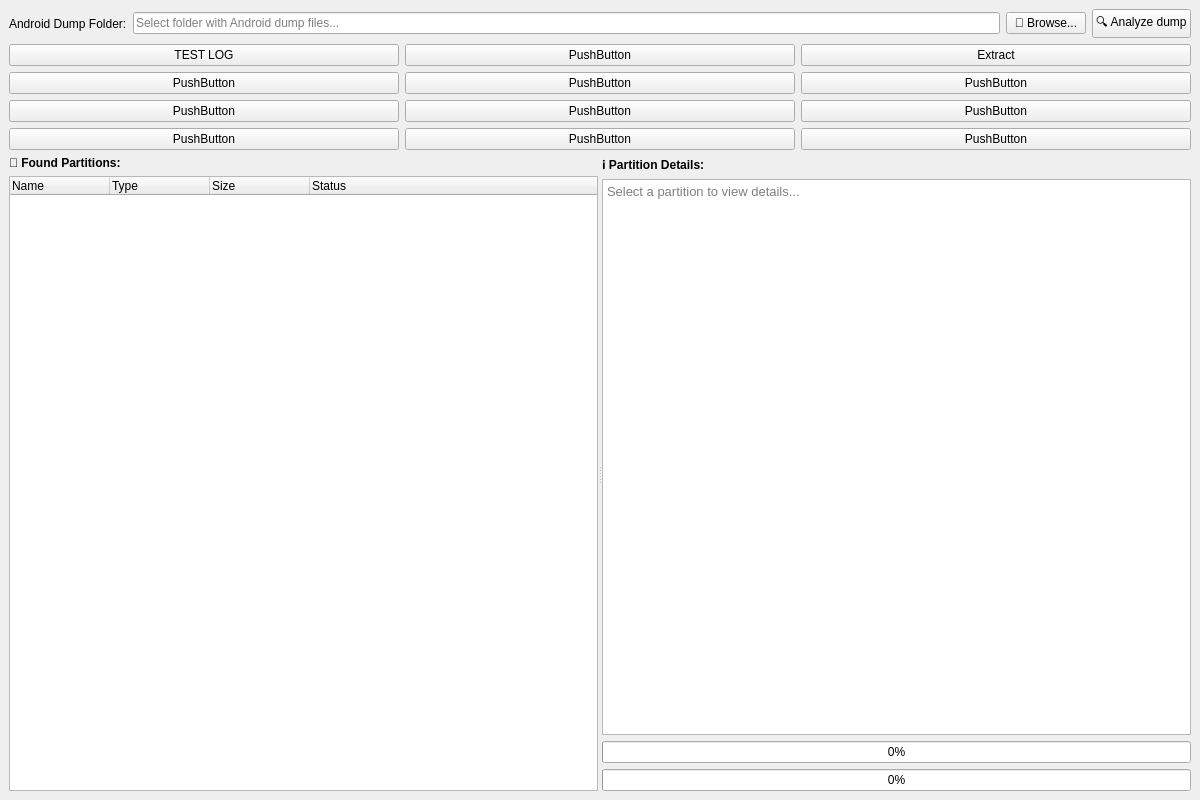
<?xml version="1.0" encoding="UTF-8"?>
<ui version="4.0">
 <class>MainWindow</class>
 <widget class="QMainWindow" name="MainWindow">
  <property name="geometry">
   <rect>
    <x>0</x>
    <y>0</y>
    <width>1200</width>
    <height>800</height>
   </rect>
  </property>
  <property name="windowTitle">
   <string>Android Data Extractor - MTK Specialist</string>
  </property>
  <widget class="QWidget" name="centralwidget">
   <layout class="QVBoxLayout" name="verticalLayout">
    <item>
     <layout class="QHBoxLayout" name="horizontalLayout_4" stretch="0,0,0,0">
      <property name="sizeConstraint">
       <enum>QLayout::SizeConstraint::SetMinimumSize</enum>
      </property>
      <item>
       <widget class="QLabel" name="label">
        <property name="text">
         <string>Android Dump Folder:</string>
        </property>
       </widget>
      </item>
      <item>
       <widget class="QLineEdit" name="directoryEdit">
        <property name="readOnly">
         <bool>true</bool>
        </property>
        <property name="placeholderText">
         <string>Select folder with Android dump files...</string>
        </property>
       </widget>
      </item>
      <item>
       <widget class="QPushButton" name="browseButton">
        <property name="toolTip">
         <string>Select directory containing Android dump files</string>
        </property>
        <property name="text">
         <string>📁 Browse...</string>
        </property>
       </widget>
      </item>
      <item>
       <widget class="QPushButton" name="analyzeButton">
        <property name="toolTip">
         <string>Scan directory for partitions and encryption keys</string>
        </property>
        <property name="text">
         <string>🔍 Analyze dump</string>
        </property>
       </widget>
      </item>
     </layout>
    </item>
    <item>
     <layout class="QGridLayout" name="gridLayout">
      <item row="2" column="0">
       <widget class="QPushButton" name="pushButton_4">
        <property name="text">
         <string>PushButton</string>
        </property>
       </widget>
      </item>
      <item row="3" column="1">
       <widget class="QPushButton" name="pushButton_2">
        <property name="text">
         <string>PushButton</string>
        </property>
       </widget>
      </item>
      <item row="1" column="0">
       <widget class="QPushButton" name="pushButton_7">
        <property name="text">
         <string>PushButton</string>
        </property>
       </widget>
      </item>
      <item row="2" column="2">
       <widget class="QPushButton" name="pushButton_6">
        <property name="text">
         <string>PushButton</string>
        </property>
       </widget>
      </item>
      <item row="3" column="2">
       <widget class="QPushButton" name="pushButton">
        <property name="text">
         <string>PushButton</string>
        </property>
       </widget>
      </item>
      <item row="3" column="0">
       <widget class="QPushButton" name="pushButton_3">
        <property name="text">
         <string>PushButton</string>
        </property>
       </widget>
      </item>
      <item row="2" column="1">
       <widget class="QPushButton" name="pushButton_5">
        <property name="text">
         <string>PushButton</string>
        </property>
       </widget>
      </item>
      <item row="0" column="0">
       <widget class="QPushButton" name="logstd">
        <property name="text">
         <string>TEST LOG</string>
        </property>
       </widget>
      </item>
      <item row="0" column="1">
       <widget class="QPushButton" name="pushButton_9">
        <property name="text">
         <string>PushButton</string>
        </property>
       </widget>
      </item>
      <item row="1" column="1">
       <widget class="QPushButton" name="pushButton_10">
        <property name="text">
         <string>PushButton</string>
        </property>
       </widget>
      </item>
      <item row="0" column="2">
       <widget class="QPushButton" name="btnExportMedia0">
        <property name="text">
         <string>Extract</string>
        </property>
       </widget>
      </item>
      <item row="1" column="2">
       <widget class="QPushButton" name="pushButton_12">
        <property name="text">
         <string>PushButton</string>
        </property>
       </widget>
      </item>
     </layout>
    </item>
    <item>
     <widget class="QSplitter" name="splitter">
      <property name="orientation">
       <enum>Qt::Orientation::Horizontal</enum>
      </property>
      <widget class="QWidget" name="widget">
       <layout class="QVBoxLayout" name="verticalLayout_2">
        <item>
         <widget class="QLabel" name="label_2">
          <property name="font">
           <font>
            <bold>true</bold>
           </font>
          </property>
          <property name="text">
           <string>📂 Found Partitions:</string>
          </property>
         </widget>
        </item>
        <item>
         <widget class="QTreeWidget" name="treeWidget">
          <property name="alternatingRowColors">
           <bool>true</bool>
          </property>
          <property name="rootIsDecorated">
           <bool>true</bool>
          </property>
          <property name="headerHidden">
           <bool>false</bool>
          </property>
          <column>
           <property name="text">
            <string>Name</string>
           </property>
          </column>
          <column>
           <property name="text">
            <string>Type</string>
           </property>
          </column>
          <column>
           <property name="text">
            <string>Size</string>
           </property>
          </column>
          <column>
           <property name="text">
            <string>Status</string>
           </property>
          </column>
         </widget>
        </item>
        <item>
         <layout class="QHBoxLayout" name="horizontalLayout_2"/>
        </item>
       </layout>
      </widget>
      <widget class="QWidget" name="widget_2">
       <layout class="QVBoxLayout" name="verticalLayout_3">
        <item>
         <widget class="QLabel" name="label_3">
          <property name="font">
           <font>
            <bold>true</bold>
           </font>
          </property>
          <property name="text">
           <string>ℹ️ Partition Details:</string>
          </property>
         </widget>
        </item>
        <item>
         <widget class="QTextEdit" name="infoText">
          <property name="styleSheet">
           <string notr="true">font-family: 'Consolas', monospace; font-size: 10pt;</string>
          </property>
          <property name="readOnly">
           <bool>true</bool>
          </property>
          <property name="placeholderText">
           <string>Select a partition to view details...</string>
          </property>
         </widget>
        </item>
        <item>
         <widget class="QProgressBar" name="progressBar">
          <property name="value">
           <number>0</number>
          </property>
         </widget>
        </item>
        <item>
         <widget class="QProgressBar" name="progressBar_2">
          <property name="value">
           <number>0</number>
          </property>
         </widget>
        </item>
       </layout>
      </widget>
     </widget>
    </item>
   </layout>
  </widget>
 </widget>
 <resources/>
 <connections/>
</ui>
